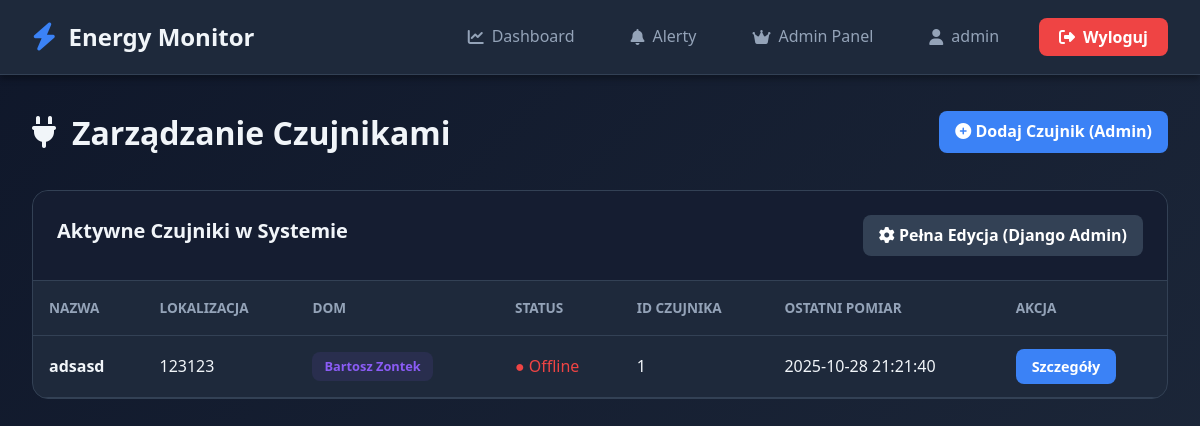
Before: /api/admin-panel/sensors/ (signed in) with the older database file.
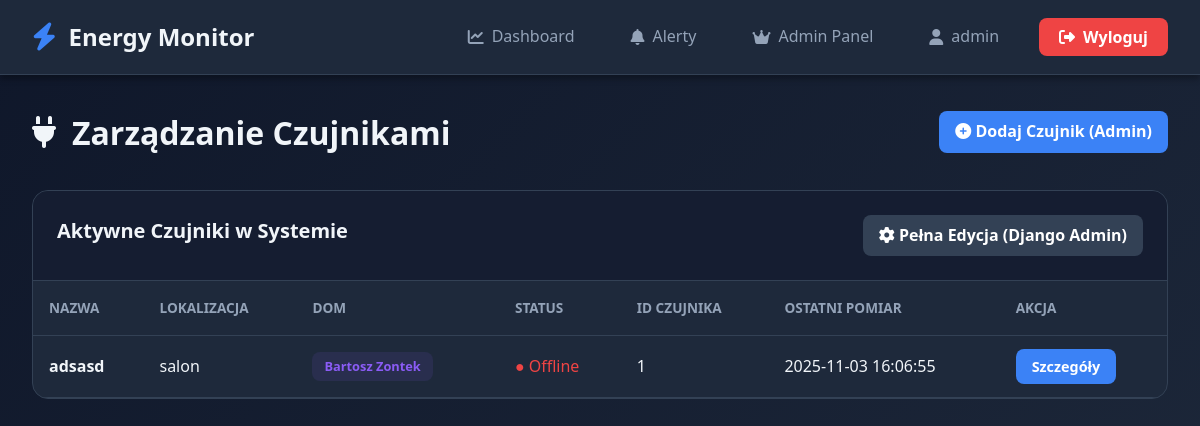
After: the same page with the newer database file.
### sensors/models.py (models this page shows, shortened)
class Sensor(models.Model):
    house = models.ForeignKey(House, on_delete=models.CASCADE, related_name='sensors')
    sensor_id = models.CharField(
        max_length=100,
        unique=True,
        null=True,
        blank=True,
        verbose_name="ID czujnika"
    )
    name = models.CharField(max_length=100, verbose_name="Nazwa")
    description = models.TextField(blank=True, verbose_name="Opis")
    created_at = models.DateTimeField(auto_now_add=True, verbose_name="Data dodania")
    is_active = models.BooleanField(default=True, verbose_name="Aktywny")
    location = models.CharField(
        max_length=100,
        blank=True,
        verbose_name="Lokalizacja",
        help_text="Np. 'Salon', 'Kuchnia', 'Piwnica'"
    )
    icon = models.CharField(
        max_length=50,
        default='microchip',
        verbose_name="Ikona",
        help_text="Nazwa ikony Font Awesome (bez 'fa-')"
    )
    color = models.CharField(
        max_length=7,
        default='#3b82f6',
        verbose_name="Kolor",
        help_text="Hex color, np. #3b82f6"
    )
    power_threshold = models.FloatField(
        null=True,
        blank=True,
        verbose_name="Próg mocy [W]",
        help_text="Alert gdy moc przekroczy tę wartość"
    )
    current_max_threshold = models.FloatField(
        null=True,
        blank=True,
        verbose_name="Max. prąd [A]",
        help_text="Alert gdy prąd (natężenie) wzrośnie powyżej tej wartości (np. 10)"
    )
    voltage_min_threshold = models.FloatField(
        null=True,
        blank=True,
        verbose_name="Min. napięcie [V]",
        help_text="Alert gdy napięcie spadnie poniżej tej wartości"
    )
    voltage_max_threshold = models.FloatField(
        null=True,
        blank=True,
        verbose_name="Max. napięcie [V]",
        help_text="Alert gdy napięcie wzrośnie powyżej tej wartości"
    )
    offline_threshold_seconds = models.PositiveIntegerField(
        default=30, # Domyślnie 30 sekund
        verbose_name="Próg offline [s]",
        help_text="Po ilu sekundach bez pomiaru uznać czujnik za offline (np. 30)"
    )
    class Meta:
        verbose_name = "Czujnik"
        verbose_name_plural = "Czujniki"
        ordering = ['house', 'name']
    @property
    def is_online(self):
        last_reading = self.data.order_by('-timestamp').first()
        if last_reading:
            return (timezone.now() - last_reading.timestamp) < timedelta(seconds=self.offline_threshold_seconds)
        return False

class SensorData(models.Model):
    sensor = models.ForeignKey(Sensor, on_delete=models.CASCADE, related_name='data')
    timestamp = models.DateTimeField(verbose_name="Czas pomiaru", db_index=True)
    voltage = models.FloatField(null=True, blank=True, verbose_name="Napięcie [V]")
    current = models.FloatField(null=True, blank=True, verbose_name="Prąd [A]")
    power = models.FloatField(null=True, blank=True, verbose_name="Moc czynna [W]")
    energy = models.FloatField(null=True, blank=True, verbose_name="Energia [kWh]")
    frequency = models.FloatField(null=True, blank=True, verbose_name="Częstotliwość [Hz]")
    pf = models.FloatField(null=True, blank=True, verbose_name="Współczynnik mocy")
    reactive_power = models.FloatField(
        null=True,
        blank=True,
        verbose_name="Moc bierna [VAR]",
        help_text="Obliczona na podstawie mocy czynnej i współczynnika mocy"
    )
    class Meta:
        verbose_name = "Pomiar"
        verbose_name_plural = "Pomiary"
        ordering = ['-timestamp']
        indexes = [
            models.Index(fields=['sensor', '-timestamp']),
            models.Index(fields=['timestamp']),
        ]

class House(models.Model):
    user = models.ForeignKey(User, on_delete=models.CASCADE, related_name='houses')
    name = models.CharField(max_length=100, verbose_name="Nazwa")
    address = models.CharField(max_length=255, blank=True, verbose_name="Adres")
    created_at = models.DateTimeField(auto_now_add=True, verbose_name="Data utworzenia")
    price_per_kwh = models.FloatField(default=0.80, verbose_name="Cena za kWh [PLN]")
    monthly_limit_kwh = models.FloatField(
        null=True,
        blank=True,
        verbose_name="Limit miesięczny [kWh]",
        help_text="Alert gdy przekroczono limit"
    )
    alert_email = models.EmailField(
        blank=True,
        verbose_name="Email do alertów",
        help_text="Jeśli pusty, użyje email użytkownika"
    )
    class Meta:
        verbose_name = "Dom"
        verbose_name_plural = "Domy"
        ordering = ['name']

### sensors/views.py (the view)
# urls.py: path('admin-panel/sensors/', admin_sensor_list_view, name='admin_sensor_list'),
@login_required
def admin_sensor_list_view(request):
    if not request.user.is_staff: return HttpResponseForbidden("Brak dostępu")
    from django.db import models
    all_sensors = Sensor.objects.all().select_related('house').prefetch_related(
        models.Prefetch('data', queryset=SensorData.objects.order_by('-timestamp'), to_attr='last_reading_list')
    ).order_by('house__name', 'name')
    for sensor in all_sensors:
        sensor.data.first = sensor.last_reading_list[0] if sensor.last_reading_list else None
    context = {'all_sensors': all_sensors}
    return render(request, 'admin_sensor_list.html', context)

### templates/admin_sensor_list.html (shortened to what this page needs)
{% extends 'base.html' %}
{% block content %}
<div class="sensor-list-header">
    <h1><i class="fas fa-plug"></i> Zarządzanie Czujnikami</h1>
    <a href="/admin/sensors/sensor/add/" class="btn-edit">
        <i class="fas fa-plus-circle"></i> Dodaj Czujnik (Admin)
    </a>
</div>
<div class="panel">
    <div class="panel-header">
        <h2>Aktywne Czujniki w Systemie</h2>
        <a href="/admin/sensors/sensor/" class="btn-edit" style="background: var(--bg-tertiary);">
            <i class="fas fa-cog"></i> Pełna Edycja (Django Admin)
        </a>
    </div>
    <table class="sensor-table">
        <thead>
            <tr>
                <th>Nazwa</th>
                <th>Lokalizacja</th>
                <th>Dom</th>
                <th>Status</th>
                <th>ID Czujnika</th>
                <th>Ostatni pomiar</th>
                <th>Akcja</th>
            </tr>
        </thead>
        <tbody>
            {% for sensor in all_sensors %}
            <tr>
                <td><strong>{{ sensor.name }}</strong></td>
                <td>{{ sensor.location|default:"-" }}</td>
                <td><span class="badge house-badge">{{ sensor.house.name }}</span></td>
                <td>
                    {% if sensor.is_online %}
                        <span class="status-online">● Online</span>
                    {% else %}
                        <span class="status-offline">● Offline</span>
                    {% endif %}
                </td>
                <td>{{ sensor.sensor_id }}</td>
                <td>
                    {% with last_reading=sensor.data.first %}
                        {% if last_reading %}
                            {{ last_reading.timestamp|date:"Y-m-d H:i:s" }}
                        {% else %}
                            Brak Danych
                        {% endif %}
                    {% endwith %}
                </td>
                <td>
                    <a href="{% url 'sensor_detail' sensor.id %}" class="btn-edit" style="font-size: 0.9rem;">
                        Szczegóły
                    </a>
                </td>
            </tr>
            {% empty %}
            <tr>
                <td colspan="7" style="text-align: center; color: #94a3b8; padding: 2rem;">
                    Brak czujników w systemie.
                </td>
            </tr>
            {% endfor %}
        </tbody>
    </table>
</div>
{% endblock %}

Changed rows visible on the page:
changed Sensor "adsasd": location "123123" → "salon"; data.first.timestamp "2025-10-28 21:21:40" → "2025-11-03 16:06:55"
